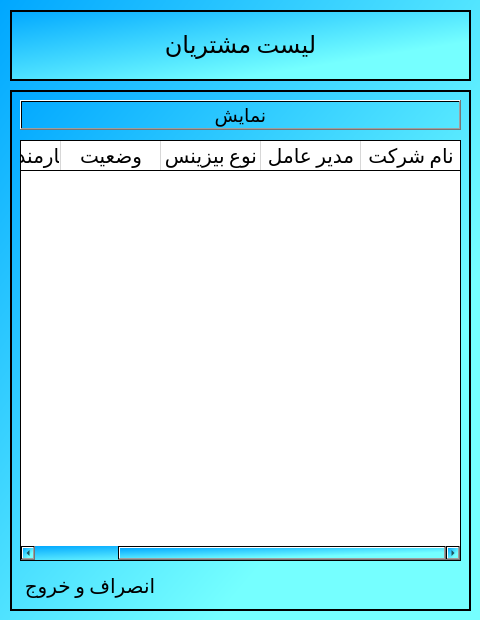
<?xml version="1.0" encoding="UTF-8"?>
<ui version="4.0">
 <class>client_list</class>
 <widget class="QDialog" name="client_list">
  <property name="geometry">
   <rect>
    <x>0</x>
    <y>0</y>
    <width>480</width>
    <height>620</height>
   </rect>
  </property>
  <property name="windowTitle">
   <string>لیست مشتریان</string>
  </property>
  <property name="windowIcon">
   <iconset>
    <normalon>:/files/icons8_change_48px.png</normalon>
   </iconset>
  </property>
  <property name="styleSheet">
   <string notr="true">background-color: qlineargradient(spread:pad, x1:0, y1:0, x2:0.739, y2:0.71, stop:0 rgba(0, 167, 255, 255), stop:1 rgba(117, 255, 255, 255));</string>
  </property>
  <widget class="QFrame" name="frame_3">
   <property name="geometry">
    <rect>
     <x>10</x>
     <y>90</y>
     <width>461</width>
     <height>521</height>
    </rect>
   </property>
   <property name="frameShape">
    <enum>QFrame::Box</enum>
   </property>
   <property name="frameShadow">
    <enum>QFrame::Plain</enum>
   </property>
   <property name="lineWidth">
    <number>2</number>
   </property>
   <widget class="QPushButton" name="show_3">
    <property name="geometry">
     <rect>
      <x>10</x>
      <y>10</y>
      <width>441</width>
      <height>30</height>
     </rect>
    </property>
    <property name="font">
     <font>
      <family>B Nazanin</family>
      <pointsize>14</pointsize>
     </font>
    </property>
    <property name="styleSheet">
     <string notr="true">background-color: qlineargradient(spread:pad, x1:0, y1:0, x2:1, y2:1, stop:0 rgba(0, 0, 0, 0), stop:1 rgba(255, 255, 255, 0));</string>
    </property>
    <property name="text">
     <string>نمایش</string>
    </property>
    <property name="flat">
     <bool>false</bool>
    </property>
   </widget>
   <widget class="QTableWidget" name="Clint_table_3">
    <property name="geometry">
     <rect>
      <x>10</x>
      <y>50</y>
      <width>441</width>
      <height>421</height>
     </rect>
    </property>
    <property name="minimumSize">
     <size>
      <width>0</width>
      <height>0</height>
     </size>
    </property>
    <property name="maximumSize">
     <size>
      <width>16777215</width>
      <height>16777215</height>
     </size>
    </property>
    <property name="font">
     <font>
      <family>Calibri</family>
     </font>
    </property>
    <property name="focusPolicy">
     <enum>Qt::TabFocus</enum>
    </property>
    <property name="layoutDirection">
     <enum>Qt::RightToLeft</enum>
    </property>
    <property name="styleSheet">
     <string notr="true">background-color: qlineargradient(spread:pad, x1:0, y1:0, x2:0.006, y2:0.00568182, stop:0 rgba(255, 255, 255, 255));</string>
    </property>
    <column>
     <property name="text">
      <string>نام شرکت</string>
     </property>
     <property name="font">
      <font>
       <family>Calibri</family>
       <pointsize>15</pointsize>
      </font>
     </property>
     <property name="background">
      <color>
       <red>0</red>
       <green>0</green>
       <blue>0</blue>
      </color>
     </property>
    </column>
    <column>
     <property name="text">
      <string>مدیر عامل</string>
     </property>
     <property name="font">
      <font>
       <family>Calibri</family>
       <pointsize>15</pointsize>
      </font>
     </property>
     <property name="background">
      <color>
       <red>1</red>
       <green>0</green>
       <blue>0</blue>
      </color>
     </property>
    </column>
    <column>
     <property name="text">
      <string>نوع بیزینس</string>
     </property>
     <property name="font">
      <font>
       <family>Calibri</family>
       <pointsize>15</pointsize>
      </font>
     </property>
     <property name="background">
      <color>
       <red>1</red>
       <green>0</green>
       <blue>0</blue>
      </color>
     </property>
    </column>
    <column>
     <property name="text">
      <string>وضعیت</string>
     </property>
     <property name="font">
      <font>
       <family>Calibri</family>
       <pointsize>15</pointsize>
      </font>
     </property>
     <property name="background">
      <color>
       <red>1</red>
       <green>0</green>
       <blue>0</blue>
      </color>
     </property>
    </column>
    <column>
     <property name="text">
      <string>کارمند مسئول</string>
     </property>
     <property name="font">
      <font>
       <family>Calibri</family>
       <pointsize>15</pointsize>
      </font>
     </property>
     <property name="background">
      <color>
       <red>1</red>
       <green>0</green>
       <blue>0</blue>
      </color>
     </property>
    </column>
   </widget>
   <widget class="QPushButton" name="exit_3">
    <property name="geometry">
     <rect>
      <x>10</x>
      <y>480</y>
      <width>140</width>
      <height>32</height>
     </rect>
    </property>
    <property name="font">
     <font>
      <family>Calibri</family>
      <pointsize>15</pointsize>
     </font>
    </property>
    <property name="cursor">
     <cursorShape>PointingHandCursor</cursorShape>
    </property>
    <property name="text">
     <string>انصراف و خروج</string>
    </property>
    <property name="icon">
     <iconset resource="resources.qrc">
      <normaloff>:/files/icons8_no_entry_64px.png</normaloff>:/files/icons8_no_entry_64px.png</iconset>
    </property>
    <property name="iconSize">
     <size>
      <width>22</width>
      <height>22</height>
     </size>
    </property>
    <property name="flat">
     <bool>true</bool>
    </property>
   </widget>
  </widget>
  <widget class="QFrame" name="frame">
   <property name="geometry">
    <rect>
     <x>10</x>
     <y>10</y>
     <width>461</width>
     <height>71</height>
    </rect>
   </property>
   <property name="styleSheet">
    <string notr="true">background-color: qlineargradient(spread:pad, x1:0, y1:0, x2:0.739, y2:0.71, stop:0 rgba(0, 167, 255, 255), stop:1 rgba(117, 255, 255, 255));</string>
   </property>
   <property name="frameShape">
    <enum>QFrame::Box</enum>
   </property>
   <property name="frameShadow">
    <enum>QFrame::Plain</enum>
   </property>
   <property name="lineWidth">
    <number>2</number>
   </property>
   <layout class="QGridLayout" name="gridLayout">
    <item row="0" column="0">
     <widget class="QLabel" name="Add_clt_3">
      <property name="font">
       <font>
        <family>Calibri</family>
        <pointsize>40</pointsize>
       </font>
      </property>
      <property name="layoutDirection">
       <enum>Qt::RightToLeft</enum>
      </property>
      <property name="styleSheet">
       <string notr="true">background-color: qlineargradient(spread:pad, x1:0, y1:0, x2:1, y2:1, stop:0 rgba(0, 0, 0, 0), stop:1 rgba(255, 255, 255, 0));</string>
      </property>
      <property name="text">
       <string>&lt;html&gt;&lt;head/&gt;&lt;body&gt;&lt;p align=&quot;center&quot;&gt;&lt;span style=&quot; font-size:18pt;&quot;&gt;لیست مشتریان&lt;/span&gt;&lt;/p&gt;&lt;/body&gt;&lt;/html&gt;</string>
      </property>
     </widget>
    </item>
   </layout>
  </widget>
 </widget>
 <resources>
  <include location="resources.qrc"/>
 </resources>
 <connections/>
</ui>
